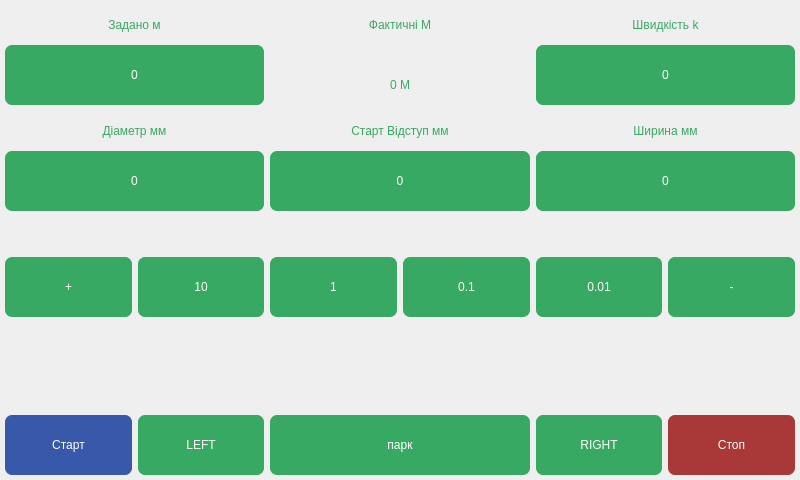
<?xml version="1.0" encoding="UTF-8"?>
<ui version="4.0">
 <class>MainWindow</class>
 <widget class="QMainWindow" name="MainWindow">
  <property name="geometry">
   <rect>
    <x>0</x>
    <y>0</y>
    <width>800</width>
    <height>480</height>
   </rect>
  </property>
  <property name="minimumSize">
   <size>
    <width>800</width>
    <height>480</height>
   </size>
  </property>
  <property name="windowTitle">
   <string>MainWindow</string>
  </property>
  <widget class="QWidget" name="centralwidget">
   <layout class="QGridLayout" name="gridLayout_2">
    <property name="leftMargin">
     <number>5</number>
    </property>
    <property name="topMargin">
     <number>5</number>
    </property>
    <property name="rightMargin">
     <number>5</number>
    </property>
    <property name="bottomMargin">
     <number>5</number>
    </property>
    <item row="8" column="4">
     <widget class="QPushButton" name="right_detector_button">
      <property name="minimumSize">
       <size>
        <width>100</width>
        <height>60</height>
       </size>
      </property>
      <property name="styleSheet">
       <string notr="true">background-color: #38A962;
font: 22pt &quot;Furore&quot;;
color: #fff;
border: none;
border-radius: 7px;</string>
      </property>
      <property name="text">
       <string>RIGHT</string>
      </property>
     </widget>
    </item>
    <item row="4" column="5">
     <widget class="QPushButton" name="minus_button">
      <property name="minimumSize">
       <size>
        <width>50</width>
        <height>60</height>
       </size>
      </property>
      <property name="styleSheet">
       <string notr="true">background-color: #38A962;
font: 22pt &quot;Furore&quot;;
color: #fff;
border: none;
border-radius: 7px;</string>
      </property>
      <property name="text">
       <string>-</string>
      </property>
     </widget>
    </item>
    <item row="4" column="2">
     <widget class="QPushButton" name="button_1">
      <property name="minimumSize">
       <size>
        <width>50</width>
        <height>60</height>
       </size>
      </property>
      <property name="styleSheet">
       <string notr="true">background-color: #38A962;
font: 22pt &quot;Furore&quot;;
color: #fff;
border: none;
border-radius: 7px;</string>
      </property>
      <property name="text">
       <string>1</string>
      </property>
     </widget>
    </item>
    <item row="8" column="1">
     <widget class="QPushButton" name="left_detector_button">
      <property name="minimumSize">
       <size>
        <width>100</width>
        <height>60</height>
       </size>
      </property>
      <property name="styleSheet">
       <string notr="true">background-color: #38A962;
font: 22pt &quot;Furore&quot;;
color: #fff;
border: none;
border-radius: 7px;</string>
      </property>
      <property name="text">
       <string>LEFT</string>
      </property>
     </widget>
    </item>
    <item row="0" column="0" colspan="2">
     <widget class="QWidget" name="verticalWidget" native="true">
      <property name="minimumSize">
       <size>
        <width>170</width>
        <height>60</height>
       </size>
      </property>
      <property name="maximumSize">
       <size>
        <width>16777215</width>
        <height>16777215</height>
       </size>
      </property>
      <layout class="QVBoxLayout" name="verticalLayout_4">
       <property name="spacing">
        <number>0</number>
       </property>
       <property name="leftMargin">
        <number>0</number>
       </property>
       <property name="topMargin">
        <number>0</number>
       </property>
       <property name="rightMargin">
        <number>0</number>
       </property>
       <property name="bottomMargin">
        <number>0</number>
       </property>
       <item>
        <widget class="QLabel" name="label">
         <property name="minimumSize">
          <size>
           <width>150</width>
           <height>40</height>
          </size>
         </property>
         <property name="maximumSize">
          <size>
           <width>16777215</width>
           <height>40</height>
          </size>
         </property>
         <property name="styleSheet">
          <string notr="true">font: 22pt &quot;Furore&quot;;
color: #38A962;</string>
         </property>
         <property name="text">
          <string>Задано м</string>
         </property>
         <property name="alignment">
          <set>Qt::AlignmentFlag::AlignCenter</set>
         </property>
        </widget>
       </item>
       <item>
        <widget class="QPushButton" name="len_button">
         <property name="minimumSize">
          <size>
           <width>150</width>
           <height>60</height>
          </size>
         </property>
         <property name="styleSheet">
          <string notr="true">background-color: #38A962;
font: 22pt &quot;Furore&quot;;
color: #fff;
border: none;
border-radius: 7px;</string>
         </property>
         <property name="text">
          <string>0</string>
         </property>
        </widget>
       </item>
      </layout>
     </widget>
    </item>
    <item row="8" column="5">
     <widget class="QPushButton" name="stop_button">
      <property name="minimumSize">
       <size>
        <width>100</width>
        <height>60</height>
       </size>
      </property>
      <property name="maximumSize">
       <size>
        <width>9999999</width>
        <height>60</height>
       </size>
      </property>
      <property name="styleSheet">
       <string notr="true">background-color: #A93838;
font: 22pt &quot;Furore&quot;;
color: #fff;
border: none;
border-radius: 7px;</string>
      </property>
      <property name="text">
       <string>Стоп</string>
      </property>
     </widget>
    </item>
    <item row="4" column="0">
     <widget class="QPushButton" name="add_button">
      <property name="minimumSize">
       <size>
        <width>50</width>
        <height>60</height>
       </size>
      </property>
      <property name="styleSheet">
       <string notr="true">background-color: #38A962;
font: 22pt &quot;Furore&quot;;
color: #fff;
border: none;
border-radius: 7px;</string>
      </property>
      <property name="text">
       <string>+</string>
      </property>
     </widget>
    </item>
    <item row="4" column="1">
     <widget class="QPushButton" name="button_10">
      <property name="minimumSize">
       <size>
        <width>50</width>
        <height>60</height>
       </size>
      </property>
      <property name="styleSheet">
       <string notr="true">background-color: #38A962;
font: 22pt &quot;Furore&quot;;
color: #fff;
border: none;
border-radius: 7px;</string>
      </property>
      <property name="text">
       <string>10</string>
      </property>
     </widget>
    </item>
    <item row="8" column="0">
     <widget class="QPushButton" name="start_button">
      <property name="minimumSize">
       <size>
        <width>100</width>
        <height>60</height>
       </size>
      </property>
      <property name="maximumSize">
       <size>
        <width>9999999</width>
        <height>60</height>
       </size>
      </property>
      <property name="styleSheet">
       <string notr="true">background-color: #3858A9;
font: 22pt &quot;Furore&quot;;
color: #fff;
border: none;
border-radius: 7px;</string>
      </property>
      <property name="text">
       <string>Старт</string>
      </property>
     </widget>
    </item>
    <item row="2" column="0" colspan="2">
     <widget class="QWidget" name="verticalWidget_4" native="true">
      <property name="minimumSize">
       <size>
        <width>170</width>
        <height>100</height>
       </size>
      </property>
      <property name="maximumSize">
       <size>
        <width>16777215</width>
        <height>16777215</height>
       </size>
      </property>
      <layout class="QVBoxLayout" name="verticalLayout_6">
       <property name="spacing">
        <number>0</number>
       </property>
       <property name="leftMargin">
        <number>0</number>
       </property>
       <property name="topMargin">
        <number>0</number>
       </property>
       <property name="rightMargin">
        <number>0</number>
       </property>
       <property name="bottomMargin">
        <number>0</number>
       </property>
       <item>
        <widget class="QLabel" name="label_4">
         <property name="minimumSize">
          <size>
           <width>150</width>
           <height>40</height>
          </size>
         </property>
         <property name="maximumSize">
          <size>
           <width>16777215</width>
           <height>40</height>
          </size>
         </property>
         <property name="styleSheet">
          <string notr="true">font: 22pt &quot;Furore&quot;;
color: #38A962;</string>
         </property>
         <property name="text">
          <string>Діаметр мм</string>
         </property>
         <property name="alignment">
          <set>Qt::AlignmentFlag::AlignCenter</set>
         </property>
        </widget>
       </item>
       <item>
        <widget class="QPushButton" name="diametr_button">
         <property name="minimumSize">
          <size>
           <width>150</width>
           <height>60</height>
          </size>
         </property>
         <property name="styleSheet">
          <string notr="true">background-color: #38A962;
font: 22pt &quot;Furore&quot;;
color: #fff;
border: none;
border-radius: 7px;</string>
         </property>
         <property name="text">
          <string>0</string>
         </property>
        </widget>
       </item>
       <item>
        <spacer name="verticalSpacer_2">
         <property name="orientation">
          <enum>Qt::Orientation::Vertical</enum>
         </property>
         <property name="sizeHint" stdset="0">
          <size>
           <width>20</width>
           <height>40</height>
          </size>
         </property>
        </spacer>
       </item>
      </layout>
     </widget>
    </item>
    <item row="2" column="4" colspan="2">
     <widget class="QWidget" name="verticalWidget_5" native="true">
      <property name="minimumSize">
       <size>
        <width>170</width>
        <height>100</height>
       </size>
      </property>
      <property name="maximumSize">
       <size>
        <width>16777215</width>
        <height>16777215</height>
       </size>
      </property>
      <layout class="QVBoxLayout" name="verticalLayout_7">
       <property name="spacing">
        <number>0</number>
       </property>
       <property name="leftMargin">
        <number>0</number>
       </property>
       <property name="topMargin">
        <number>0</number>
       </property>
       <property name="rightMargin">
        <number>0</number>
       </property>
       <property name="bottomMargin">
        <number>0</number>
       </property>
       <item>
        <widget class="QLabel" name="label_5">
         <property name="minimumSize">
          <size>
           <width>150</width>
           <height>40</height>
          </size>
         </property>
         <property name="maximumSize">
          <size>
           <width>16777215</width>
           <height>40</height>
          </size>
         </property>
         <property name="styleSheet">
          <string notr="true">font: 22pt &quot;Furore&quot;;
color: #38A962;</string>
         </property>
         <property name="text">
          <string>Ширина мм</string>
         </property>
         <property name="alignment">
          <set>Qt::AlignmentFlag::AlignCenter</set>
         </property>
        </widget>
       </item>
       <item>
        <widget class="QPushButton" name="width_button">
         <property name="minimumSize">
          <size>
           <width>150</width>
           <height>60</height>
          </size>
         </property>
         <property name="styleSheet">
          <string notr="true">background-color: #38A962;
font: 22pt &quot;Furore&quot;;
color: #fff;
border: none;
border-radius: 7px;</string>
         </property>
         <property name="text">
          <string>0</string>
         </property>
        </widget>
       </item>
       <item>
        <spacer name="verticalSpacer_3">
         <property name="orientation">
          <enum>Qt::Orientation::Vertical</enum>
         </property>
         <property name="sizeHint" stdset="0">
          <size>
           <width>20</width>
           <height>40</height>
          </size>
         </property>
        </spacer>
       </item>
      </layout>
     </widget>
    </item>
    <item row="2" column="2" colspan="2">
     <widget class="QFrame" name="verticalFrame">
      <property name="minimumSize">
       <size>
        <width>170</width>
        <height>100</height>
       </size>
      </property>
      <layout class="QVBoxLayout" name="verticalLayout_2">
       <property name="spacing">
        <number>0</number>
       </property>
       <property name="leftMargin">
        <number>0</number>
       </property>
       <property name="topMargin">
        <number>0</number>
       </property>
       <property name="rightMargin">
        <number>0</number>
       </property>
       <property name="bottomMargin">
        <number>0</number>
       </property>
       <item>
        <widget class="QLabel" name="label_6">
         <property name="minimumSize">
          <size>
           <width>150</width>
           <height>40</height>
          </size>
         </property>
         <property name="maximumSize">
          <size>
           <width>16777215</width>
           <height>40</height>
          </size>
         </property>
         <property name="styleSheet">
          <string notr="true">font: 22pt &quot;Furore&quot;;
color: #38A962;</string>
         </property>
         <property name="text">
          <string>Старт Відступ мм</string>
         </property>
         <property name="alignment">
          <set>Qt::AlignmentFlag::AlignCenter</set>
         </property>
        </widget>
       </item>
       <item>
        <widget class="QPushButton" name="parking_margin_button">
         <property name="minimumSize">
          <size>
           <width>150</width>
           <height>60</height>
          </size>
         </property>
         <property name="styleSheet">
          <string notr="true">background-color: #38A962;
font: 22pt &quot;Furore&quot;;
color: #fff;
border: none;
border-radius: 7px;</string>
         </property>
         <property name="text">
          <string>0</string>
         </property>
        </widget>
       </item>
       <item>
        <spacer name="verticalSpacer">
         <property name="orientation">
          <enum>Qt::Orientation::Vertical</enum>
         </property>
         <property name="sizeHint" stdset="0">
          <size>
           <width>20</width>
           <height>40</height>
          </size>
         </property>
        </spacer>
       </item>
      </layout>
     </widget>
    </item>
    <item row="0" column="2" colspan="2">
     <widget class="QWidget" name="verticalWidget_2" native="true">
      <property name="minimumSize">
       <size>
        <width>170</width>
        <height>100</height>
       </size>
      </property>
      <property name="maximumSize">
       <size>
        <width>16777215</width>
        <height>16777215</height>
       </size>
      </property>
      <layout class="QVBoxLayout" name="verticalLayout_5">
       <property name="spacing">
        <number>0</number>
       </property>
       <property name="leftMargin">
        <number>0</number>
       </property>
       <property name="topMargin">
        <number>0</number>
       </property>
       <property name="rightMargin">
        <number>0</number>
       </property>
       <property name="bottomMargin">
        <number>0</number>
       </property>
       <item>
        <widget class="QLabel" name="label_2">
         <property name="minimumSize">
          <size>
           <width>150</width>
           <height>40</height>
          </size>
         </property>
         <property name="maximumSize">
          <size>
           <width>999999</width>
           <height>40</height>
          </size>
         </property>
         <property name="styleSheet">
          <string notr="true">font: 22pt &quot;Furore&quot;;
color: #38A962;</string>
         </property>
         <property name="text">
          <string>Фактичні М</string>
         </property>
         <property name="alignment">
          <set>Qt::AlignmentFlag::AlignCenter</set>
         </property>
        </widget>
       </item>
       <item>
        <widget class="QLabel" name="plastic_len_finished_label">
         <property name="minimumSize">
          <size>
           <width>150</width>
           <height>60</height>
          </size>
         </property>
         <property name="maximumSize">
          <size>
           <width>16777215</width>
           <height>40</height>
          </size>
         </property>
         <property name="styleSheet">
          <string notr="true">font: 22pt &quot;Furore&quot;;
color: #38A962;</string>
         </property>
         <property name="text">
          <string>0 М</string>
         </property>
         <property name="alignment">
          <set>Qt::AlignmentFlag::AlignCenter</set>
         </property>
        </widget>
       </item>
      </layout>
     </widget>
    </item>
    <item row="0" column="4" colspan="2">
     <widget class="QWidget" name="verticalWidget_3" native="true">
      <property name="minimumSize">
       <size>
        <width>170</width>
        <height>100</height>
       </size>
      </property>
      <layout class="QVBoxLayout" name="verticalLayout">
       <property name="spacing">
        <number>0</number>
       </property>
       <property name="leftMargin">
        <number>0</number>
       </property>
       <property name="topMargin">
        <number>0</number>
       </property>
       <property name="rightMargin">
        <number>0</number>
       </property>
       <property name="bottomMargin">
        <number>0</number>
       </property>
       <item>
        <widget class="QLabel" name="label_3">
         <property name="minimumSize">
          <size>
           <width>150</width>
           <height>40</height>
          </size>
         </property>
         <property name="maximumSize">
          <size>
           <width>16777215</width>
           <height>40</height>
          </size>
         </property>
         <property name="styleSheet">
          <string notr="true">font: 22pt &quot;Furore&quot;;
color: #38A962;</string>
         </property>
         <property name="text">
          <string>Швидкість k</string>
         </property>
         <property name="alignment">
          <set>Qt::AlignmentFlag::AlignCenter</set>
         </property>
        </widget>
       </item>
       <item>
        <widget class="QPushButton" name="user_speed_s2_button">
         <property name="minimumSize">
          <size>
           <width>150</width>
           <height>60</height>
          </size>
         </property>
         <property name="styleSheet">
          <string notr="true">background-color: #38A962;
font: 22pt &quot;Furore&quot;;
color: #fff;
border: none;
border-radius: 7px;</string>
         </property>
         <property name="text">
          <string>0</string>
         </property>
        </widget>
       </item>
      </layout>
     </widget>
    </item>
    <item row="4" column="4">
     <widget class="QPushButton" name="button_001">
      <property name="minimumSize">
       <size>
        <width>50</width>
        <height>60</height>
       </size>
      </property>
      <property name="styleSheet">
       <string notr="true">background-color: #38A962;
font: 22pt &quot;Furore&quot;;
color: #fff;
border: none;
border-radius: 7px;</string>
      </property>
      <property name="text">
       <string>0.01</string>
      </property>
     </widget>
    </item>
    <item row="4" column="3">
     <widget class="QPushButton" name="button_01">
      <property name="minimumSize">
       <size>
        <width>50</width>
        <height>60</height>
       </size>
      </property>
      <property name="styleSheet">
       <string notr="true">background-color: #38A962;
font: 22pt &quot;Furore&quot;;
color: #fff;
border: none;
border-radius: 7px;</string>
      </property>
      <property name="text">
       <string>0.1</string>
      </property>
     </widget>
    </item>
    <item row="8" column="2" colspan="2">
     <widget class="QPushButton" name="park_button">
      <property name="minimumSize">
       <size>
        <width>100</width>
        <height>60</height>
       </size>
      </property>
      <property name="styleSheet">
       <string notr="true">background-color: #38A962;
font: 22pt &quot;Furore&quot;;
color: #fff;
border: none;
border-radius: 7px;</string>
      </property>
      <property name="text">
       <string>парк</string>
      </property>
     </widget>
    </item>
    <item row="5" column="0">
     <spacer name="verticalSpacer_4">
      <property name="orientation">
       <enum>Qt::Orientation::Vertical</enum>
      </property>
      <property name="sizeHint" stdset="0">
       <size>
        <width>20</width>
        <height>40</height>
       </size>
      </property>
     </spacer>
    </item>
   </layout>
  </widget>
 </widget>
 <resources/>
 <connections/>
</ui>
